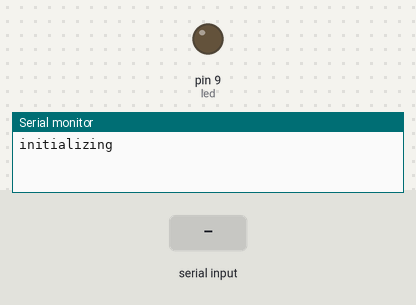
A sketch run on a simulated Arduino Uno, built with avr-gcc and run on an emulated ATmega328P. On the bench: output pins drawn as LEDs (lit = HIGH), the last lines printed to the serial monitor. The test bench sets the inputs (shaded band).

Above: at 1.2 s.
1.3 s: "1" received over Serial
At 1.8 s:
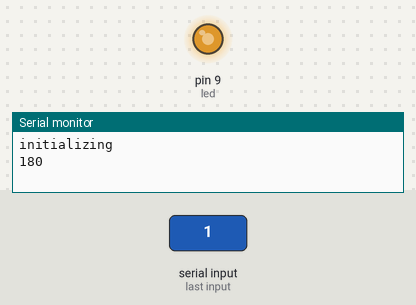
2.8 s: "0" received over Serial
At 4.1 s:
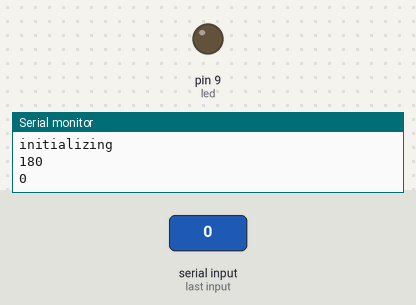
Timing chart, 0 to 5.8 s (numbered marks = the images above; inputs shaded):
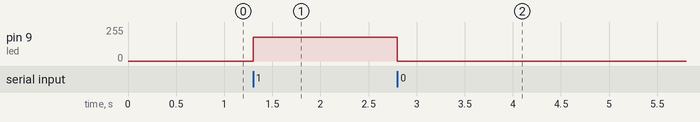

Measured:
- after the input at 1.3 s, pin 9 (led): 0/255 → 180/255 at once
- after the input at 2.8 s, pin 9 (led): 180/255 → 0/255 at once

The sketch:

LED_Controller.ino
```cpp
// LED_Controller.ino
// Scans the serial port for a value
// and writes it to the LED.

const int led = 9;

void setup()
{
  pinMode(led, OUTPUT);
  Serial.begin(9600);
  Serial.println("initializing");
}

void loop() {
  if(Serial.available() > 0) {
    char ch = Serial.read();
    int val = (int)ch;
    if(ch == '1') val = 180;
    else val = 0;

    Serial.println(val);
    analogWrite(led, val);
  }
}
```
